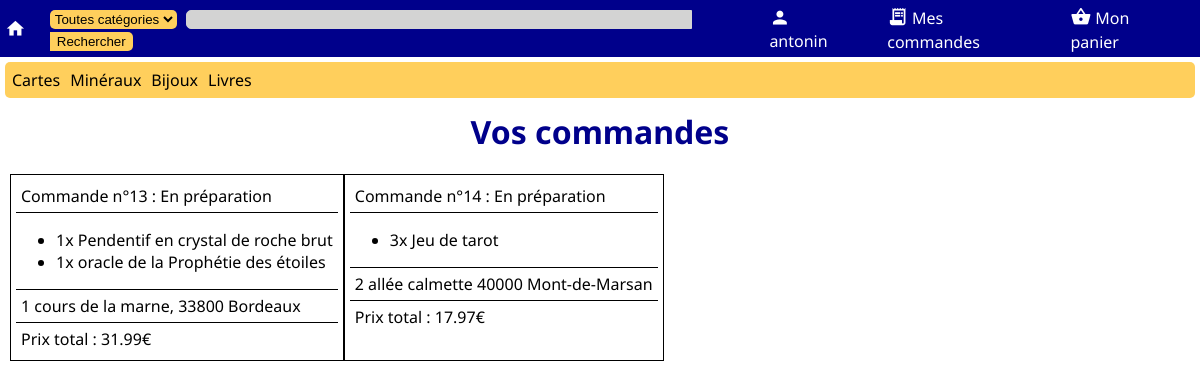
The app's page /command.php (signed in) with its own data.
### tables this page shows
CREATE TABLE Categories (
    idCat INTEGER PRIMARY KEY AUTOINCREMENT,
    titre TEXT NOT NULL,
    b64img TEXT NOT NULL
, mime);

CREATE TABLE Commandes (
    idCom INTEGER PRIMARY KEY AUTOINCREMENT,
    idUser INTEGER NOT NULL,
    adresse TEXT NOT NULL, etat TEXT NOT NULL, prix REAL NOT NULL,
    FOREIGN KEY (idUser) REFERENCES Utilisateurs (idUser)
);

CREATE TABLE ProdCommandes (
    id INTEGER PRIMARY KEY AUTOINCREMENT,
    idCom INTEGER NOT NULL,
    idProd INTEGER NOT NULL,
    quantite INTEGER NOT NULL,
    FOREIGN KEY (idProd) REFERENCES Articles (idProd),
    FOREIGN KEY (idCom) REFERENCES Commandes (idCom)
);

CREATE TABLE Articles (
    idProd INTEGER PRIMARY KEY AUTOINCREMENT,
    nom TEXT NOT NULL,
    stock INTEGER NOT NULL,
    prix REAL NOT NULL,
    description TEXT NOT NULL,
    b64img TEXT,
    idCat INTEGER NOT NULL, mime TEXT,
    FOREIGN KEY (idCat) REFERENCES Categories (idCat)
);

### command.php (the view, shortened to what this page needs)
<?php
$db = new MyDB();
if (isset($_SESSION['user']['username'])) {
    $req = "SELECT * FROM Commandes WHERE idUser='".$_SESSION['user']['idUser']."';";
    $reponse = $db->query($req);
} else {
    header('location: login.php');
    exit;
}
?>
<!DOCTYPE html>
<html lang="fr">
<head>
    <link rel="stylesheet" href="res/font.css">
    <link rel="stylesheet" href="res/panier.css">
<?php include('nav.php'); ?>
<h1 style="color:darkblue;" align="center">Vos commandes</h1>
<div align="center">
    <div class="container">
<?php
while ($donnees=$reponse->fetchArray()) {
    echo '<div class="commande">';
    echo '<div class="command_num">Commande n°'.$donnees['idCom'].' : En préparation</div>';
    echo '<div>';
    echo '<ul class="command_list">';
    $command_items = $db->query("SELECT * FROM ProdCommandes JOIN Articles ON ProdCommandes.idProd=Articles.idProd WHERE idCom=".$donnees['idCom'].";");
    while ($items=$command_items->fetchArray()) {
        echo '<li class="command_item">'.$items['quantite'].'x '.$items['nom'].'</li>';
    }
    echo '</ul>';
    echo '</div>';
    echo '<div class="command_price">'.$donnees['adresse'].'</div>';
    echo '<div class="command_price">Prix total : '.$donnees['prix'].'€</div>';
    echo '</div>';
}
?>
</div>
</body>
</html>

### nav.php (shortened to what this page needs)
<link rel="stylesheet" href="res/nav.css">
</head>
<body>
<nav>
    <div class='topbar'>
        <a class='logo' href='index.php'>
            <span class="material-icons">home</span>
        </a>
        <form method='GET' action='search.php' class='form_bar'>
            <select name="cat" class="sel_cat">
                <option value="0">Toutes catégories</option>
<?php
$db_nav = new MyDB();
?>
            </select>
            <input type='text' class='searchbar' name='query' <?php echo isset($_GET['query']) ? 'value="'.$_GET['query'].'"' : '';?>><input type='submit' class='submitsearch' value='Rechercher'>
        </form>
        <a class='bar_elt' href='login.php'>
        <span class="material-icons">person</span><span class='valign-link'><?php echo isset($_SESSION['user']['username']) ? $_SESSION['user']['username'] : "Mon compte"; ?></span>
        </a>
        <a class='bar_elt' href='command.php'>
            <span class="material-icons">receipt_long</span><span class='valign-link'>Mes commandes</span>
        </a>
        <a class='bar_elt' href='panier.php'>
            <span class="material-icons">shopping_basket</span><span class='valign-link'>Mon panier</span>
        </a>
    </div>
    <div class='cat_bar'>
<?php
$req_nav = 'SELECT * FROM Categories';
$reponse_nav = $db_nav->query($req_nav);
while ($donnees=$reponse_nav->fetchArray())
{
    echo '<a href="search.php?cat='.$donnees['idCat'].'" class="item_cat_bar">'.$donnees['titre'].'</a>';
}
?>
    </div>
</nav>

### res/panier.css (style rules this page uses)
body { margin: 10px; }
.container { display: flex; flex-direction: row; }
.commande { border: 1px solid black; padding: 5px; text-align: left; }
.command_list { display: inline-block; margin-right: 5px; }
.command_price { border-top: 1px solid black; padding: 5px; }
.command_num { border-bottom: 1px solid black; padding: 5px; }

### res/nav.css (style rules this page uses)
nav { margin: -10px; }
.searchbar { border: 1px solid lightgray; border-radius: 5px 0 0 5px; margin-right: 0; background-color: lightgray; width: 500px; }
.topbar { padding: 5px; background-color: darkblue; display: flex; flex-direction: flex; justify-content: center; align-items: center; }
.cat_bar { background-color: #ffcf5c; margin: 5px; border-radius: 5px; padding: 7px; }
.item_cat_bar { color: black; text-decoration: none; width: 10px; margin-right: 10px; }
.submitsearch { margin-left: 0; background-color: #ffcf5c; border: 1px solid transparent; border-radius: 0 5px 5px 0; }
.sel_cat { background-color: #ffcf5c; border: 1px solid transparent; border-radius: 5px 5px 5px 5px; margin-right: 5px; }
.logo { color: white; text-decoration: none; }
.form_bar { display: inline-block; margin-left: 20px; margin-right: 20px; }
.bar_elt { color: white; margin-left: 20px; margin-right: 20px; align-items: center; text-decoration: none; }
.material-icons { vertical-align: middle; margin-right: 4px; font-size: 1.3em; }
.valign-link { vertical-align: middle; text-decoration: none; }

### records on screen
categories: titre "Cartes"
categories: titre "Minéraux"
categories: titre "Bijoux"
categories: titre "Livres"
commandes: idCom "13", adresse "1 cours de la marne, 33800 Bordeaux", prix "31.99"
prodcommandes: quantite "1", idProd.nom "Pendentif en crystal de roche brut"
prodcommandes: quantite "1", idProd.nom "oracle de la Prophétie des étoiles"
commandes: idCom "14", adresse "2 allée calmette 40000 Mont-de-Marsan", prix "17.97"
prodcommandes: quantite "3", idProd.nom "Jeu de tarot"

### other values on screen
$_SESSION['user']['username'] "antonin"
